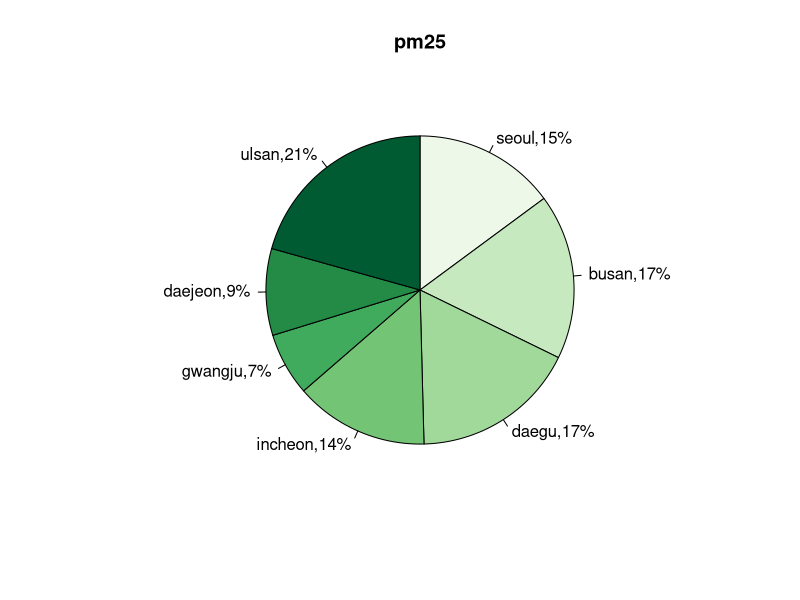

Generate this figure with R:
install.packages("RColorBrewer")
library(RColorBrewer)
greens = brewer.pal(7, 'Greens') #색의 수, 팔레트 유형

city = c("seoul", "busan", "daegu", "incheon", "gwangju", "daejeon", "ulsan")
pm25 = c(18,21,21,17,8,11,25)

pct = round(pm25/sum(pm25)*100.0)
city_label = paste(city, ",", pct, "%", sep="")
pie(pm25, labels=city_label, col=greens, main="pm25", init.angle = 90, 
    clockwise = T)
